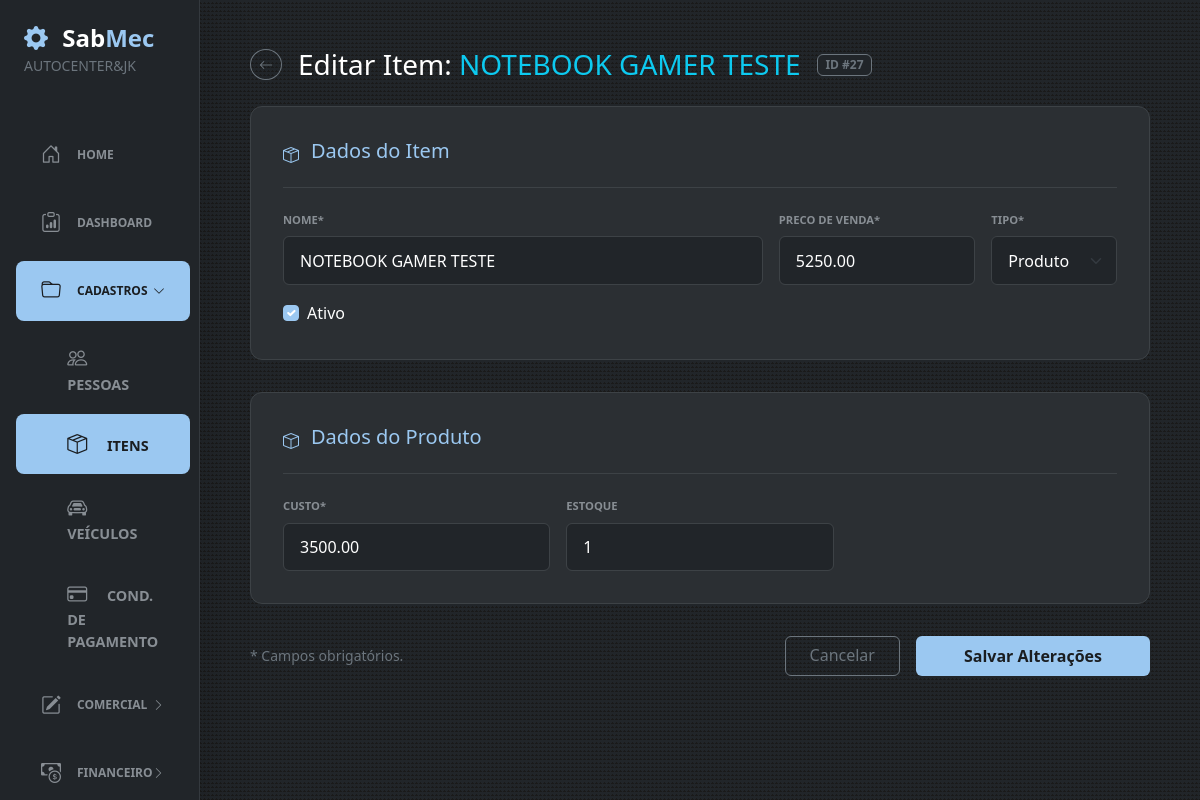
The page /itens/27/editar (signed in) on the database its author committed.
### sabmec/models/pessoas.py (models this page shows)
class Pessoa(db.Model):
    __tablename__ = "pessoas"
    id = db.Column(db.Integer, primary_key=True)
    nome = db.Column(db.String(150), nullable=False)
    nome_fantasia = db.Column(db.String(150))
    documento_fiscal = db.Column(db.String)
    ie_rg = db.Column(db.String)
    entidade = db.Column(db.Enum('PF', 'PJ', name='entidade_enum'), nullable=False)
    ativo = db.Column(db.Boolean, default=True)
    eh_cliente = db.Column(db.Boolean)
    eh_usuario = db.Column(db.Boolean)
    eh_fornecedor = db.Column(db.Boolean)
    cliente = db.relationship("PessoaCliente", back_populates="pessoa", uselist=False)
    contatos = db.relationship("PessoaContato", back_populates="pessoa", cascade="all, delete-orphan")
    usuario = db.relationship("PessoaUsuario", back_populates="pessoa", uselist=False)
    fornecedor = db.relationship("PessoaFornecedor", back_populates="pessoa", uselist=False)
    enderecos = db.relationship("PessoaEndereco", back_populates="pessoa", cascade="all, delete-orphan")
    veiculos = db.relationship(
    "Veiculo",
    back_populates="pessoa",
    cascade="all, delete-orphan",
    )
    filial = db.relationship("PessoaFilial", back_populates="pessoa", uselist=False)

### sabmec/models/item.py (models this page shows)
class Item(db.Model):
    __tablename__ = "itens"
    id = db.Column(db.Integer, primary_key=True)
    nome = db.Column(db.String(150), nullable=False)
    preco = db.Column(db.Numeric(10, 2), nullable=False)
    tipo = db.Column(db.Enum("Produto", "Servico", name="tipo_item_enum"), nullable=False)
    ativo = db.Column(db.Boolean, default=True)
    mercadoria = db.relationship(
        "ItemMercadoria",
        back_populates="item",
        uselist=False,
        cascade="all, delete-orphan",
    )
    servico = db.relationship(
        "ItemServico",
        back_populates="item",
        uselist=False,
        cascade="all, delete-orphan",
    )

class ItemMercadoria(db.Model):
    __tablename__ = "itens_mercadoria"
    item_id = db.Column(db.Integer, db.ForeignKey("itens.id"), primary_key=True)
    estoque = db.Column(db.Integer, default=0)
    custo = db.Column(db.Numeric(10, 2), nullable=False)
    ncm = db.Column(db.String(8), nullable=True)
    origem = db.Column(db.String(1), nullable=True)
    item = db.relationship("Item", back_populates="mercadoria")

### sabmec/routes/cadastros/itens_editar.py (the view, shortened to what this page needs)
@itens_bp.route("/itens/<int:id>/editar", methods=["GET", "POST"])
@login_required
def itens_editar(id):
    item = Item.query.get_or_404(id)
    form_item = FormItem()
    form_produto = FormItemProduto()
    form_servico = FormItemServico()
    if request.method == "GET":
        form_item.nome.data = item.nome
        form_item.preco.data = item.preco
        form_item.tipo.data = item.tipo
        form_item.ativo.data = item.ativo
        if item.mercadoria:
            form_produto.custo.data = item.mercadoria.custo
            form_produto.estoque.data = item.mercadoria.estoque
    return renderizar_itens_editar(item, form_item, form_produto, form_servico)

### sabmec/templates/cadastros/itens_editar.html (shortened to what this page needs)
{% extends 'bases/base.html' %}
{% block body %}
<div class="container-fluid py-5 px-4">
    <div class="content-wrapper">
        <div class="d-flex align-items-center gap-3 mb-4">
            <a href="{{ url_for('itens.itens') }}" class="btn btn-outline-secondary btn-sm rounded-circle">
                <i class="bi bi-arrow-left"></i>
            </a>
            <h3 class="text-white m-0">
                Editar Item: <span class="text-info">{{ item.nome }}</span>
            </h3>
            <span class="badge bg-dark border border-secondary text-secondary">ID #{{ item.id }}</span>
        </div>
        <form method="POST" action="{{ url_for('itens.itens_editar', id=item.id) }}" novalidate>
            <div class="form-card">
                <div class="card-header-custom">
                    <i class="bi bi-box-seam"></i>
                    <h5>Dados do Item</h5>
                </div>
                <div class="row g-3">
                    <div class="col-md-7">
                        {{ form_item.nome.label(class="form-label-custom") }}
                        {{ form_item.nome(class="form-control form-control-sabmec") }}
                    </div>
                    <div class="col-md-3">
                        {{ form_item.preco.label(class="form-label-custom") }}
                        {{ form_item.preco(class="form-control form-control-sabmec", placeholder="0,00", type="text", inputmode="decimal") }}
                    </div>
                    <div class="col-md-2">
                        {{ form_item.tipo.label(class="form-label-custom") }}
                        {{ form_item.tipo(class="form-select form-control-sabmec", id="tipoItem", onchange="toggleTipoItem()") }}
                    </div>
                    <div class="col-md-12">
                        <div class="form-check">
                            {{ form_item.ativo(class="form-check-input", id="ativo") }}
                            <label class="form-check-label text-white" for="ativo">Ativo</label>
                        </div>
                    </div>
                </div>
            </div>
            <div id="blocoProduto" class="form-card mt-4">
                <div class="card-header-custom">
                    <i class="bi bi-box"></i>
                    <h5>Dados do Produto</h5>
                </div>
                <div class="row g-3">
                    <div class="col-md-4">
                        {{ form_produto.custo.label(class="form-label-custom") }}
                        {{ form_produto.custo(class="form-control form-control-sabmec", placeholder="0,00", type="text", inputmode="decimal") }}
                    </div>
                    <div class="col-md-4">
                        {{ form_produto.estoque.label(class="form-label-custom") }}
                        {{ form_produto.estoque(class="form-control form-control-sabmec") }}
                    </div>
                </div>
            </div>
            <div class="d-flex justify-content-between align-items-center mt-4 mb-5">
                <p class="text-secondary small m-0">* Campos obrigatórios.</p>
                <div class="d-flex gap-3">
                    <a href="{{ url_for('itens.itens') }}" class="btn btn-outline-secondary px-4">
                        Cancelar
                    </a>
                    <button type="submit" class="btn px-5 py-2 fw-bold" style="background-color: #9bc8f1; color: #1a1d20; border: none; border-radius: 6px;">
                        Salvar Alterações
                    </button>
                </div>
            </div>
        </form>
    </div>
</div>
{% endblock %}

### sabmec/templates/bars/sidebar.html (shortened to what this page needs)
{% set endpoint = request.endpoint or '' %}
{% set cadastros_aberto =
    endpoint.startswith('pessoas.') or
    endpoint.startswith('itens.') or
    endpoint.startswith('veiculos.') or
    endpoint.startswith('condicao.')
%}
{% set comercial_aberto =
    endpoint.startswith('os.') or
    endpoint.startswith('agendamentos.') or
    endpoint.startswith('compras.')
%}
{% set financeiro_aberto =
    endpoint.startswith('contas_receber.') or
    endpoint.startswith('contas_pagar.')
%}
<nav id="sidebarMenu" class="offcanvas-md offcanvas-start col-md-3 col-lg-2 bg-dark border-end border-secondary border-opacity-25 p-0 shadow-lg d-md-flex flex-column overflow-y-auto" tabindex="-1" aria-labelledby="sidebarMenuLabel">
    <div class="pt-4 flex-grow-1">
        <div class="px-4 mb-5 d-none d-md-block">
            <h4 class="fw-bold m-0 text-white">
                <i class="bi bi-gear-fill text-sabmec me-2"></i>
                Sab<span class="text-sabmec">Mec</span>
            </h4>
            <span class="text-secondary small fw-light">
                {{ empresa_sidebar.nome_fantasia or empresa_sidebar.nome if empresa_sidebar else 'Sem Empresa' }}
            </span>
        </div>
        <div class="px-3">
            <ul class="nav flex-column gap-2">
                <li class="nav-item">
                    <a class="nav-link rounded-3 py-2 px-3 d-flex align-items-center {{ 'bg-sabmec-active' if endpoint == 'main.home' else 'text-secondary hover-sidebar' }}"
                       href="{{ url_for('main.home') }}">
                        <i class="bi bi-house-door me-3 fs-5"></i>
                        <span>Home</span>
                    </a>
                </li>
                <li class="nav-item">
                    <a class="nav-link rounded-3 py-2 px-3 d-flex align-items-center {{ 'bg-sabmec-active' if endpoint == 'main.dashboard' else 'text-secondary hover-sidebar' }}"
                       href="{{ url_for('main.dashboard') }}">
                        <i class="bi bi-clipboard-data me-3 fs-5"></i>
                        <span>Dashboard</span>
                    </a>
                </li>
                <li class="nav-item">
                    <a class="nav-link rounded-3 py-2 px-3 d-flex align-items-center justify-content-between {{ 'bg-sabmec-active' if cadastros_aberto else 'text-secondary hover-sidebar' }}"
                       data-bs-toggle="collapse"
                       href="#menuCadastros"
                       role="button"
                       aria-expanded="{{ 'true' if cadastros_aberto else 'false' }}"
                       aria-controls="menuCadastros">
                        <span class="d-flex align-items-center">
                            <i class="bi bi-folder me-3 fs-5"></i>
                            <span>Cadastros</span>
                        </span>
                        <i class="bi bi-chevron-right sidebar-chevron"></i>
                    </a>
                    <div class="collapse {{ 'show' if cadastros_aberto else '' }}"
                         id="menuCadastros">
                        <ul class="nav flex-column mt-2 gap-1">
                            <li class="nav-item">
                                <a class="nav-link rounded-3 py-2 submenu-link {{ 'bg-sabmec-active' if endpoint.startswith('pessoas.') else 'text-secondary hover-sidebar' }}"
                                   href="{{ url_for('pessoas.pessoas') }}">
                                    <i class="bi bi-people me-3 fs-5"></i>
                                    Pessoas
                                </a>
                            </li>
                            <li class="nav-item">
                                <a class="nav-link rounded-3 py-2 submenu-link {{ 'bg-sabmec-active' if endpoint.startswith('itens.') else 'text-secondary hover-sidebar' }}"
                                   href="{{ url_for('itens.itens') }}">
                                    <i class="bi bi-box-seam me-3 fs-5"></i>
                                    Itens
                                </a>
                            </li>
                            <li class="nav-item">
                                <a class="nav-link rounded-3 py-2 submenu-link {{ 'bg-sabmec-active' if endpoint.startswith('veiculos.') else 'text-secondary hover-sidebar' }}"
                                   href="{{ url_for('veiculos.veiculos') }}">
                                    <i class="bi bi-car-front me-3 fs-5"></i>
                                    Veículos
                                </a>
                            </li>
                            <li class="nav-item">
                                <a class="nav-link rounded-3 py-2 submenu-link {{ 'bg-sabmec-active' if endpoint.startswith('condicao.') else 'text-secondary hover-sidebar' }}"
                                   href="{{ url_for('condicao.condicao_pgto') }}">
                                    <i class="bi bi-credit-card me-3 fs-5"></i>
                                    Cond. de Pagamento
                                </a>
                            </li>
                        </ul>
                    </div>
                </li>
                <li class="nav-item">
                    <a class="nav-link rounded-3 py-2 px-3 d-flex align-items-center justify-content-between {{ 'bg-sabmec-active' if comercial_aberto else 'text-secondary hover-sidebar' }}"
                       data-bs-toggle="collapse"
                       href="#menuComercial"
                       role="button"
                       aria-expanded="{{ 'true' if comercial_aberto else 'false' }}"
                       aria-controls="menuComercial">
                        <span class="d-flex align-items-center">
                            <i class="bi bi-pencil-square me-3 fs-5"></i>
                            <span>Comercial</span>
                        </span>
                        <i class="bi bi-chevron-right sidebar-chevron"></i>
                    </a>
                </li>
                <li class="nav-item">
                    <a class="nav-link rounded-3 py-2 px-3 d-flex align-items-center justify-content-between {{ 'bg-sabmec-active' if financeiro_aberto else 'text-secondary hover-sidebar' }}"
                       data-bs-toggle="collapse"
                       href="#menuFinanceiro"
                       role="button"
                       aria-expanded="{{ 'true' if financeiro_aberto else 'false' }}"
                       aria-controls="menuFinanceiro">
                        <span class="d-flex align-items-center">
                            <i class="bi bi-cash-coin me-3 fs-5"></i>
                            <span>Financeiro</span>
                        </span>
                        <i class="bi bi-chevron-right sidebar-chevron"></i>
                    </a>
                </li>
            </ul>
        </div>
    </div>
</nav>

### rows shown on the page
Pessoa: nome_fantasia "AUTOCENTER&JK"
Item: nome "NOTEBOOK GAMER TESTE", id "27", preco "5250.00", tipo "Produto", ativo "☑"
ItemMercadoria: custo "3500.00", estoque "1"
